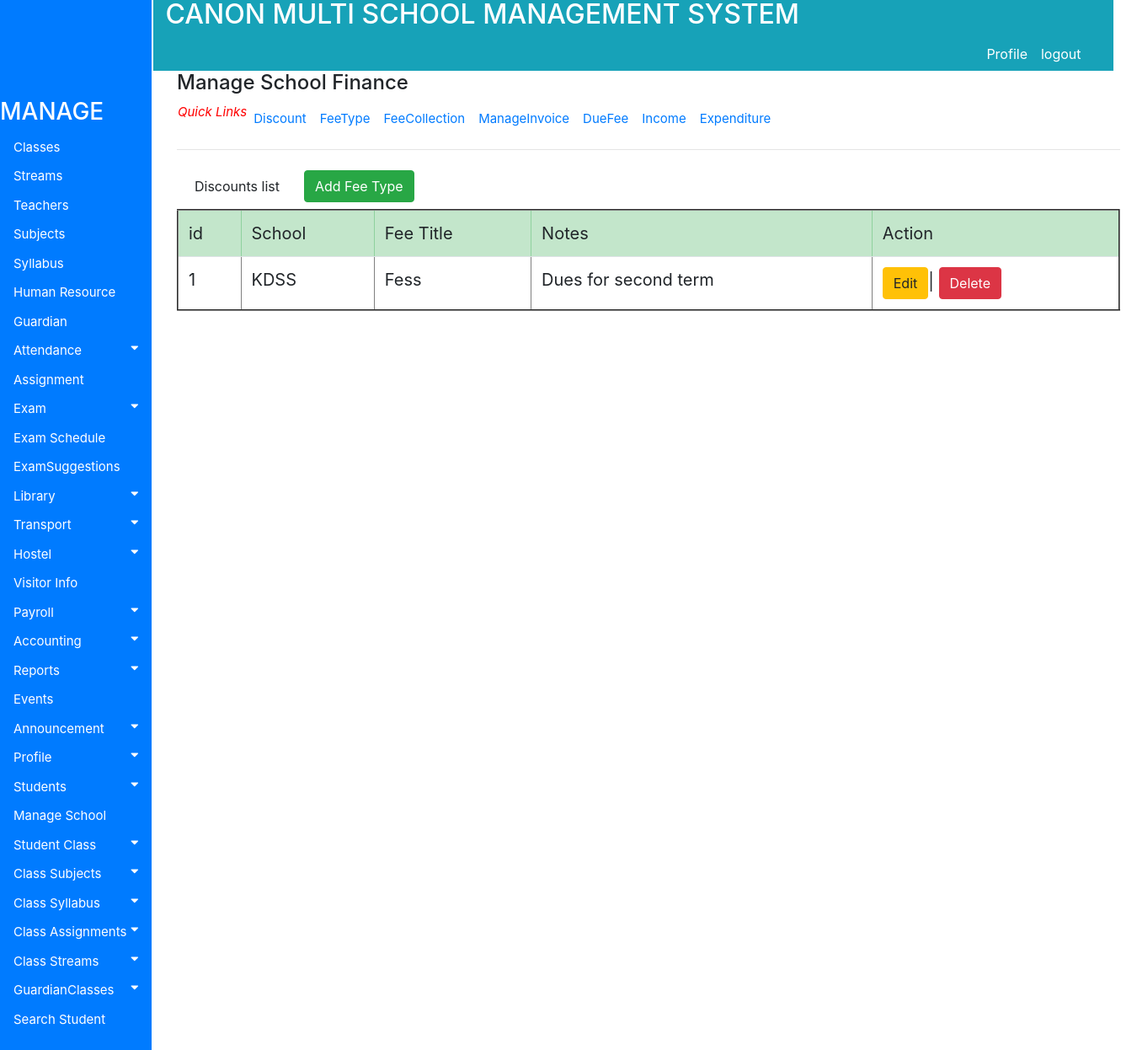
The page /accounts/viewfeetype on the database its author committed.
### accounts/models.py (models this page shows, shortened)
class FeeType(models.Model):
    choices = (('General Fee','General Fee'),('Transport','Transport'),('Hostel','Hostel'))
    School = models.ForeignKey(School, on_delete=models.PROTECT, blank=True, null=True)
    FeeTitle= models.CharField(max_length=130)
    FeeType = models.CharField(max_length=130, choices=choices, blank=False, null=True)
    Notes = models.TextField(max_length=110)

class School (models.Model):
    SchoolCode=models.CharField(max_length=130)
    SchoolName=models.CharField(max_length=130)
    Address=models.CharField(max_length=130)
    Phone=models.CharField(max_length=130)
    DateOfRegistration=models.CharField(max_length=130)
    def __str__(self):
        return self.SchoolName

### accounts/views.py (the view)
def viewfeetype(request):
   all_info = FeeType.objects.all()
   context={'all_info':all_info}
   return render(request, 'accounts/Accounting/viewfeetype.html', context)

### accounts/templates/accounts/Accounting/viewfeetype.html
{% extends 'base.html' %}
{% block body %}
<div class="container" style="margin-left: 200px;font-size: 20px; padding: 0px 10px;">
<h4>Manage School Finance</h4>
<nav class="nav navbar-expand" style="font-size:15px; padding: 1px 1px 1px 1px">
  <i style="font-size: 15px; color:red;">Quick Links</i>
  <ul class="navbar-nav mr-auto">
    <li class="nav-item">
    <a class="nav-link" href="{% url 'viewdiscount'  %}">Discount</a>
    </li>
    <li class="nav-item">
    <a class="nav-link" href="{% url 'viewfeetype'  %}">FeeType</a>
    </li>
    <li class="nav-item">
    <a class="nav-link" href="{% url 'addfeecollection'  %}">FeeCollection</a>
    </li>
    <li class="nav-item">
    <a class="nav-link"href="{% url 'viewfeecollection'  %}">ManageInvoice</a>
    </li>
    <li class="nav-item">
    <a class="nav-link"href="#">DueFee</a>
    </li>
    <li class="nav-item">
    <a class="nav-link" href="{% url 'viewincome'  %}">Income</a>
    </li>
    <li class="nav-item">
    <a class="nav-link"<a href="{% url 'viewexpenditure'  %}">Expenditure</a>
    </li>
  </ul>
</nav>
<hr style=" margin-top: 1rem;margin-bottom: 1rem;border: 0;
 border-top: 1px solid rgba(0, 0, 0, 0.1);"/>
<nav class="nav navbar-expand" style="float:left">
  <ul class="navbar-nav mr-auto">
    <li class="nav-item">
      <a class="nav-link" href="#"><button class="btn btn-default">Discounts list</button></a>
    </li>
    <li class="nav-item">
      <a class="nav-link" href="{% url 'addfeetype' %}"><button class="btn btn-success">Add Fee Type</button></a>
    </li>
  </ul>
</nav>
<br>
<table class="table table-hover" border="2">
   <thead class="table-success">
    <tr>
         <td>id</td>
         <td>School</td>
         <td>Fee Title</td>
         <td>Notes</td>
         <td>Action</td>
     </tr>
   </thead>
   <tbody>
     {% if all_info %}
     {% for item in all_info %}
     <tr>
       <td>{{ item.id}}</td>
       <td>{{ item.School}}</td>
       <td>{{ item.FeeTitle}}</td>
       <td>{{ item.Notes}}</td>
       <td><a href="{% url 'editfeetype' pk=item.id  %}" >
         <button class="btn btn-warning">Edit</button></a>|
         <a href="{% url 'deletefeetype' pk=item.id %}" >
           <button class="btn btn-danger">Delete</button></a>
       </td>
        {% endfor %}
     </tr>
     {% endif %}
   </tbody>
</table>
</div>
{% endblock %}

### accounts/static/css/style.css (style rules this page uses)
.container { margin-left: 200px;font-size: 10px; padding: 0px 10px; }
body { font-family: "Lato", sans-serif; }

### rows shown on the page
FeeType: id "1", School "KDSS", FeeTitle "Fess", Notes "Dues for second term"
